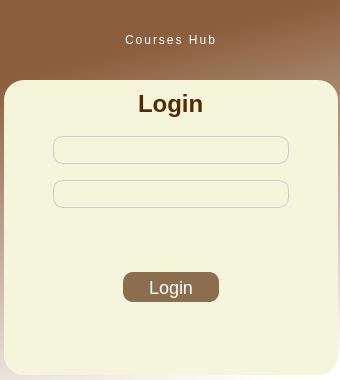
<?xml version="1.0" encoding="UTF-8"?>
<ui version="4.0">
 <class>Dialog_Login</class>
 <widget class="QDialog" name="Dialog_Login">
  <property name="geometry">
   <rect>
    <x>0</x>
    <y>0</y>
    <width>340</width>
    <height>380</height>
   </rect>
  </property>
  <property name="minimumSize">
   <size>
    <width>340</width>
    <height>380</height>
   </size>
  </property>
  <property name="maximumSize">
   <size>
    <width>340</width>
    <height>380</height>
   </size>
  </property>
  <property name="windowTitle">
   <string>Dialog</string>
  </property>
  <property name="styleSheet">
   <string notr="true">/*background-color: #8B6E4E;*/
background-color:qlineargradient(spread:pad, x1:0.58, y1:0.085, x2:0.778, y2:1, stop:0 rgba(139, 94, 60, 255), stop:1 rgba(255, 255, 255, 255))
</string>
  </property>
  <layout class="QVBoxLayout" name="verticalLayout_5">
   <property name="spacing">
    <number>0</number>
   </property>
   <property name="leftMargin">
    <number>4</number>
   </property>
   <property name="topMargin">
    <number>0</number>
   </property>
   <property name="rightMargin">
    <number>2</number>
   </property>
   <property name="bottomMargin">
    <number>5</number>
   </property>
   <item alignment="Qt::AlignTop">
    <widget class="QFrame" name="frame_5">
     <property name="minimumSize">
      <size>
       <width>0</width>
       <height>80</height>
      </size>
     </property>
     <property name="maximumSize">
      <size>
       <width>16777215</width>
       <height>50</height>
      </size>
     </property>
     <property name="styleSheet">
      <string notr="true">background-color:transparent</string>
     </property>
     <property name="frameShape">
      <enum>QFrame::StyledPanel</enum>
     </property>
     <property name="frameShadow">
      <enum>QFrame::Raised</enum>
     </property>
     <layout class="QVBoxLayout" name="verticalLayout_6">
      <item alignment="Qt::AlignHCenter">
       <widget class="QLabel" name="label_courseshub">
        <property name="styleSheet">
         <string notr="true">QLabel{
    color: #FFFFFF;  /* Clean white text */
	font:  bold 20pt &quot;Californian FB&quot;;
    text-shadow: 0 0 10px rgba(255, 255, 255, 0.7); /* Subtle glow effect */
    letter-spacing: 2px; /* Spacing for a cleaner and airy effect */

}</string>
        </property>
        <property name="text">
         <string>Courses Hub</string>
        </property>
       </widget>
      </item>
     </layout>
    </widget>
   </item>
   <item>
    <widget class="QFrame" name="frame_4">
     <property name="styleSheet">
      <string notr="true">QFrame {
    background-color: #F5F5DC;
    border-top-left-radius: 20px;
    border-top-right-radius: 20px;
    border-bottom-right-radius: 20px;
    border-bottom-left-radius: 20px;

}

QLineEdit {
    background-color: white; /* Ensure background is white */
    border: 1px solid #ccc;  /* Set a light border for QLineEdit */
    border-radius: 10px;       /* Optional: rounded edges for QLineEdit */
    padding: 5px;             /* Optional: add some padding */
}

</string>
     </property>
     <property name="frameShape">
      <enum>QFrame::StyledPanel</enum>
     </property>
     <property name="frameShadow">
      <enum>QFrame::Raised</enum>
     </property>
     <layout class="QVBoxLayout" name="verticalLayout_3">
      <property name="spacing">
       <number>0</number>
      </property>
      <property name="leftMargin">
       <number>0</number>
      </property>
      <property name="topMargin">
       <number>0</number>
      </property>
      <property name="rightMargin">
       <number>0</number>
      </property>
      <property name="bottomMargin">
       <number>0</number>
      </property>
      <item alignment="Qt::AlignHCenter">
       <widget class="QFrame" name="frame_2">
        <property name="maximumSize">
         <size>
          <width>16777215</width>
          <height>45</height>
         </size>
        </property>
        <property name="frameShape">
         <enum>QFrame::StyledPanel</enum>
        </property>
        <property name="frameShadow">
         <enum>QFrame::Raised</enum>
        </property>
        <layout class="QVBoxLayout" name="verticalLayout_4">
         <property name="spacing">
          <number>0</number>
         </property>
         <property name="leftMargin">
          <number>0</number>
         </property>
         <property name="topMargin">
          <number>10</number>
         </property>
         <property name="rightMargin">
          <number>0</number>
         </property>
         <property name="bottomMargin">
          <number>0</number>
         </property>
         <item>
          <widget class="QLabel" name="label_login">
           <property name="maximumSize">
            <size>
             <width>16777215</width>
             <height>35</height>
            </size>
           </property>
           <property name="styleSheet">
            <string notr="true">QLabel {
    font: bold 24px;               /* Bold and large text for emphasis */
    color: rgb(84, 42, 0);                  /* White text to contrast against the blue background */
    background-color: transparent; /* No background for the label */
    text-align: center;            /* Center-align the text horizontally */
    border: none;                  /* No border */
}</string>
           </property>
           <property name="text">
            <string>Login</string>
           </property>
          </widget>
         </item>
        </layout>
       </widget>
      </item>
      <item>
       <widget class="QFrame" name="frame_3">
        <property name="frameShape">
         <enum>QFrame::StyledPanel</enum>
        </property>
        <property name="frameShadow">
         <enum>QFrame::Raised</enum>
        </property>
        <layout class="QVBoxLayout" name="verticalLayout_2">
         <item>
          <widget class="QFrame" name="frame">
           <property name="styleSheet">
            <string notr="true">background-color:transparent;</string>
           </property>
           <property name="frameShape">
            <enum>QFrame::StyledPanel</enum>
           </property>
           <property name="frameShadow">
            <enum>QFrame::Raised</enum>
           </property>
           <layout class="QGridLayout" name="gridLayout_2">
            <property name="leftMargin">
             <number>40</number>
            </property>
            <property name="rightMargin">
             <number>40</number>
            </property>
            <item row="0" column="0">
             <widget class="QLineEdit" name="txt_username">
              <property name="styleSheet">
               <string notr="true"/>
              </property>
             </widget>
            </item>
            <item row="2" column="0">
             <widget class="QLineEdit" name="txt_password"/>
            </item>
            <item row="1" column="0">
             <spacer name="verticalSpacer_3">
              <property name="orientation">
               <enum>Qt::Vertical</enum>
              </property>
              <property name="sizeHint" stdset="0">
               <size>
                <width>20</width>
                <height>10</height>
               </size>
              </property>
             </spacer>
            </item>
           </layout>
          </widget>
         </item>
         <item>
          <widget class="QLabel" name="lbl_loginerror">
           <property name="styleSheet">
            <string notr="true">padding-left: 40px;
color:red;</string>
           </property>
           <property name="text">
            <string/>
           </property>
          </widget>
         </item>
         <item>
          <spacer name="verticalSpacer_2">
           <property name="orientation">
            <enum>Qt::Vertical</enum>
           </property>
           <property name="sizeType">
            <enum>QSizePolicy::Fixed</enum>
           </property>
           <property name="sizeHint" stdset="0">
            <size>
             <width>20</width>
             <height>20</height>
            </size>
           </property>
          </spacer>
         </item>
         <item>
          <widget class="QFrame" name="frame_6">
           <property name="minimumSize">
            <size>
             <width>0</width>
             <height>0</height>
            </size>
           </property>
           <property name="frameShape">
            <enum>QFrame::StyledPanel</enum>
           </property>
           <property name="frameShadow">
            <enum>QFrame::Raised</enum>
           </property>
           <layout class="QHBoxLayout" name="horizontalLayout">
            <property name="leftMargin">
             <number>110</number>
            </property>
            <property name="rightMargin">
             <number>110</number>
            </property>
            <item>
             <widget class="QPushButton" name="btn_login">
              <property name="minimumSize">
               <size>
                <width>0</width>
                <height>30</height>
               </size>
              </property>
              <property name="styleSheet">
               <string notr="true">QPushButton{
border-radius: 10px;
color:white;
font: 18px;
background-color: #8B6E4E;
}
/* Hover effect */
QPushButton:hover {
    background-color: #8B5E3C;  /* Lighter shade for hover */
}

/* Clicked (pressed) effect */
QPushButton:pressed {
    background-color: #6A3E26;  /* Darker shade for click effect */
}</string>
              </property>
              <property name="text">
               <string>Login</string>
              </property>
             </widget>
            </item>
           </layout>
          </widget>
         </item>
         <item>
          <spacer name="verticalSpacer">
           <property name="orientation">
            <enum>Qt::Vertical</enum>
           </property>
           <property name="sizeHint" stdset="0">
            <size>
             <width>20</width>
             <height>40</height>
            </size>
           </property>
          </spacer>
         </item>
        </layout>
       </widget>
      </item>
     </layout>
    </widget>
   </item>
  </layout>
 </widget>
 <resources/>
 <connections/>
</ui>
